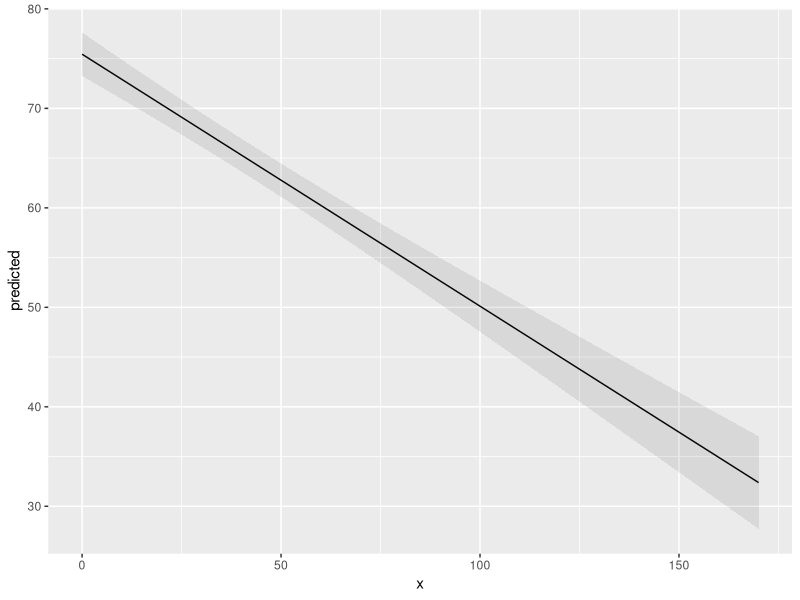
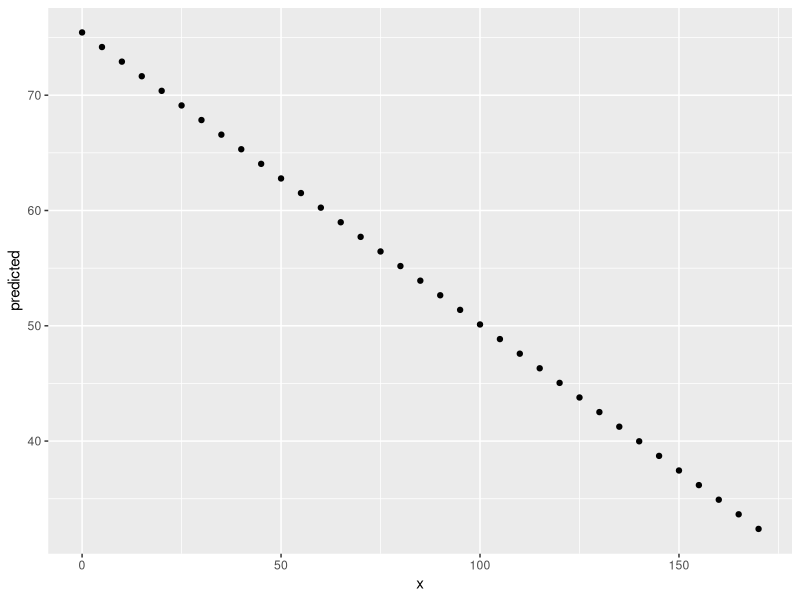
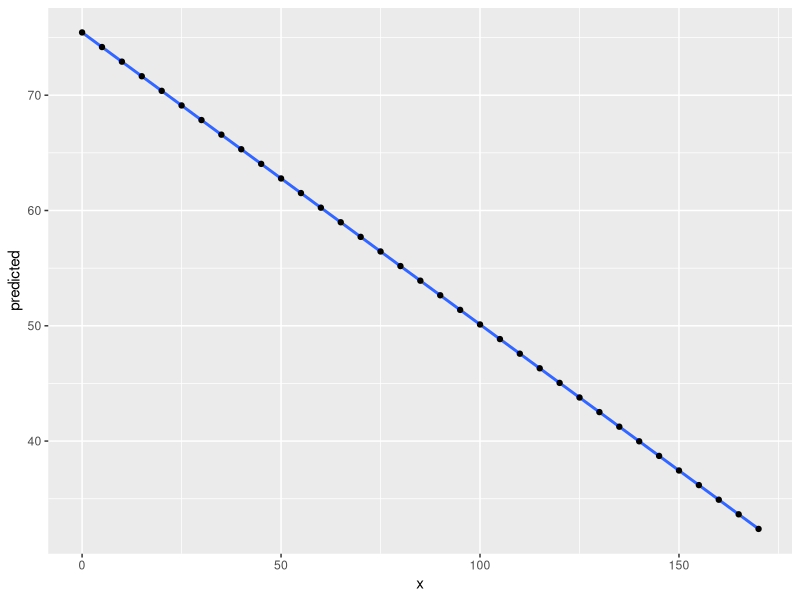
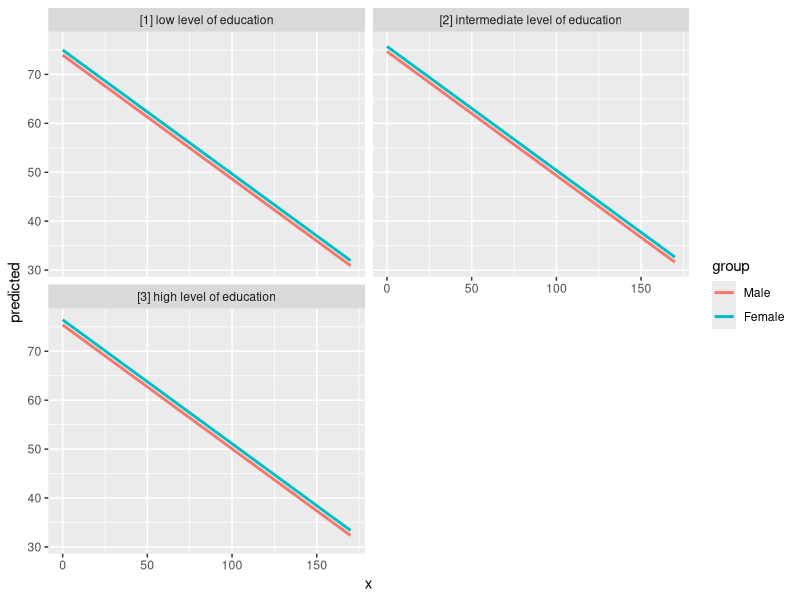
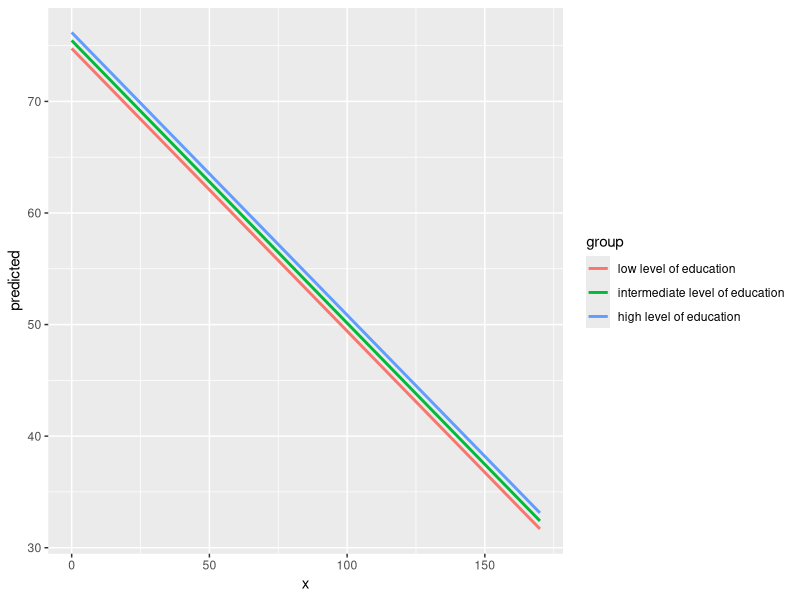
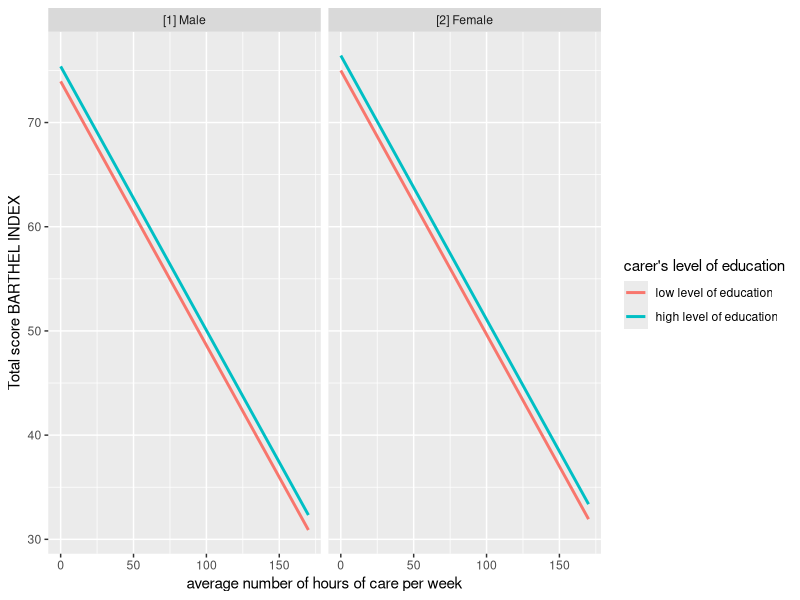

R code for these plots, in order: (Note: this script raises an error after producing the figures.)
library(ggeffects)


### Name: ggaverage
### Title: Get marginal effects from model terms
### Aliases: ggaverage ggeffect ggemmeans ggpredict

### ** Examples

data(efc)
fit <- lm(barthtot ~ c12hour + neg_c_7 + c161sex + c172code, data = efc)

ggpredict(fit, terms = "c12hour")
ggpredict(fit, terms = "c12hour", full.data = TRUE)
ggpredict(fit, terms = c("c12hour", "c172code"))
ggpredict(fit, terms = c("c12hour", "c172code", "c161sex"))

# specified as formula
ggpredict(fit, terms = ~ c12hour + c172code + c161sex)

# only range of 40 to 60 for variable 'c12hour'
ggpredict(fit, terms = "c12hour [40:60]")

# using "summary()" shows that covariate "neg_c_7" is held
# constant at a value of 11.84 (its mean value). To use a
# different value, use "condition"
ggpredict(fit, terms = "c12hour [40:60]", condition = c(neg_c_7 = 20))

# to plot ggeffects-objects, you can use the 'plot()'-function.
# the following examples show how to build your ggplot by hand.

# plot predicted values, remaining covariates held constant
library(ggplot2)
mydf <- ggpredict(fit, terms = "c12hour")
ggplot(mydf, aes(x, predicted)) +
  geom_line() +
  geom_ribbon(aes(ymin = conf.low, ymax = conf.high), alpha = .1)

# with "full.data = TRUE", remaining covariates vary between
# observations, so fitted values can be plotted
mydf <- ggpredict(fit, terms = "c12hour", full.data = TRUE)
ggplot(mydf, aes(x, predicted)) + geom_point()

# you can add a smoothing-geom to show the linear trend of fitted values
ggplot(mydf, aes(x, predicted)) +
  geom_smooth(method = "lm", se = FALSE) +
  geom_point()

# three variables, so we can use facets and groups
mydf <- ggpredict(
  fit,
  terms = c("c12hour", "c161sex", "c172code"),
  full.data = TRUE
)
ggplot(mydf, aes(x = x, y = predicted, colour = group)) +
  stat_smooth(method = "lm", se = FALSE) +
  facet_wrap(~facet, ncol = 2)

# average marginal effects
mydf <- ggaverage(fit, terms = c("c12hour", "c172code"))
ggplot(mydf, aes(x = x, y = predicted, colour = group)) +
  stat_smooth(method = "lm", se = FALSE)

# select specific levels for grouping terms
mydf <- ggpredict(fit, terms = c("c12hour", "c172code [1,3]", "c161sex"))
ggplot(mydf, aes(x = x, y = predicted, colour = group)) +
  stat_smooth(method = "lm", se = FALSE) +
  facet_wrap(~facet) +
  labs(
    y = get_y_title(mydf),
    x = get_x_title(mydf),
    colour = get_legend_title(mydf)
  )

# level indication also works for factors with non-numeric levels
# and in combination with numeric levels for other variables
library(sjlabelled)
data(efc)
efc$c172code <- as_label(efc$c172code)
fit <- lm(barthtot ~ c12hour + neg_c_7 + c161sex + c172code, data = efc)
ggpredict(fit, terms = c("c12hour",
  "c172code [low level of education, high level of education]",
  "c161sex [1]"))

# use categorical value on x-axis, use axis-labels, add error bars
dat <- ggpredict(fit, terms = c("c172code", "c161sex"))
ggplot(dat, aes(x, predicted, colour = group)) +
  geom_point(position = position_dodge(.1)) +
  geom_errorbar(
    aes(ymin = conf.low, ymax = conf.high),
    position = position_dodge(.1)
  ) +
  scale_x_continuous(breaks = 1:3, labels = get_x_labels(dat))

# 3-way-interaction with 2 continuous variables
data(efc)
# make categorical
efc$c161sex <- as_factor(efc$c161sex)
fit <- lm(neg_c_7 ~ c12hour * barthtot * c161sex, data = efc)
# select only levels 30, 50 and 70 from continuous variable Barthel-Index
dat <- ggpredict(fit, terms = c("c12hour", "barthtot [30,50,70]", "c161sex"))
ggplot(dat, aes(x = x, y = predicted, colour = group)) +
  stat_smooth(method = "lm", se = FALSE, fullrange = TRUE) +
  facet_wrap(~facet) +
  labs(
    colour = get_legend_title(dat),
    x = get_x_title(dat),
    y = get_y_title(dat),
    title = get_title(dat)
  )

# or with ggeffects' plot-method
## Not run: 
##D plot(dat, ci = FALSE)
## End(Not run)

# use factor levels as x-column in returned data frame
data(efc)
efc$c161sex <- as_label(efc$c161sex)
fit <- lm(neg_c_7 ~ c12hour + c161sex, data = efc)
ggpredict(fit, terms = "c161sex", x.as.factor = TRUE)

# marginal effects for polynomial terms
data(efc)
fit <- glm(
  tot_sc_e ~ c12hour + e42dep + e17age + I(e17age^2) + I(e17age^3),
  data = efc,
  family = poisson()
)
ggeffect(fit, terms = "e17age")
